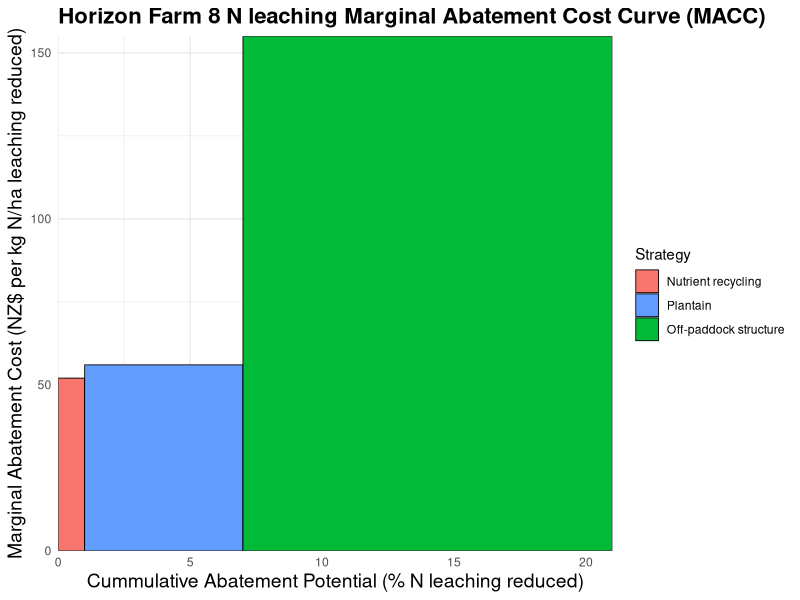
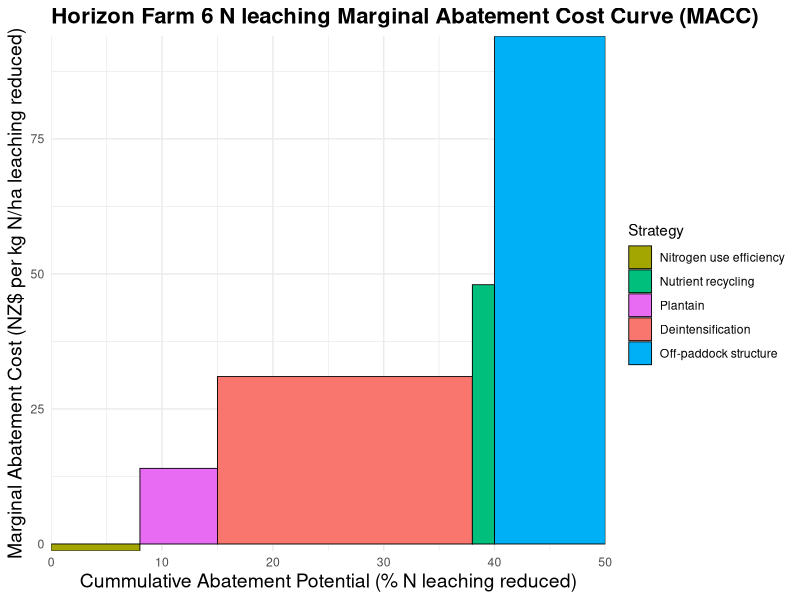
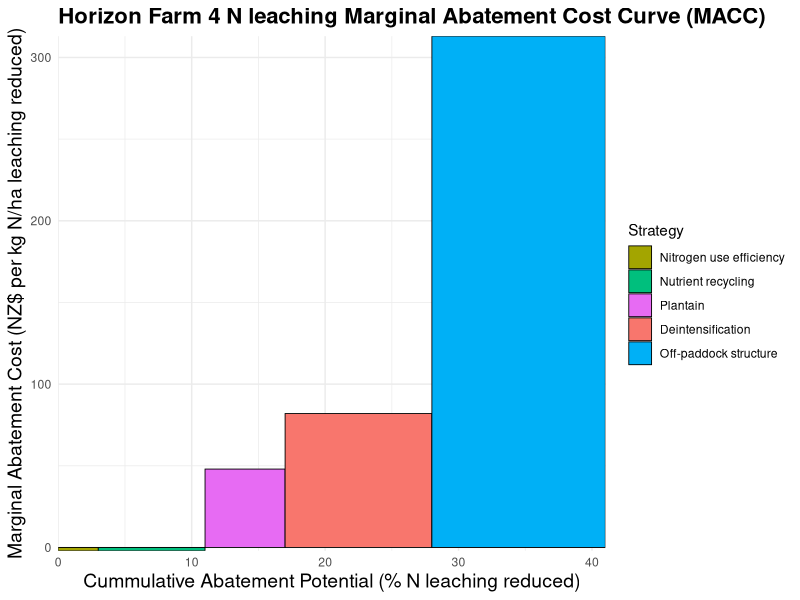
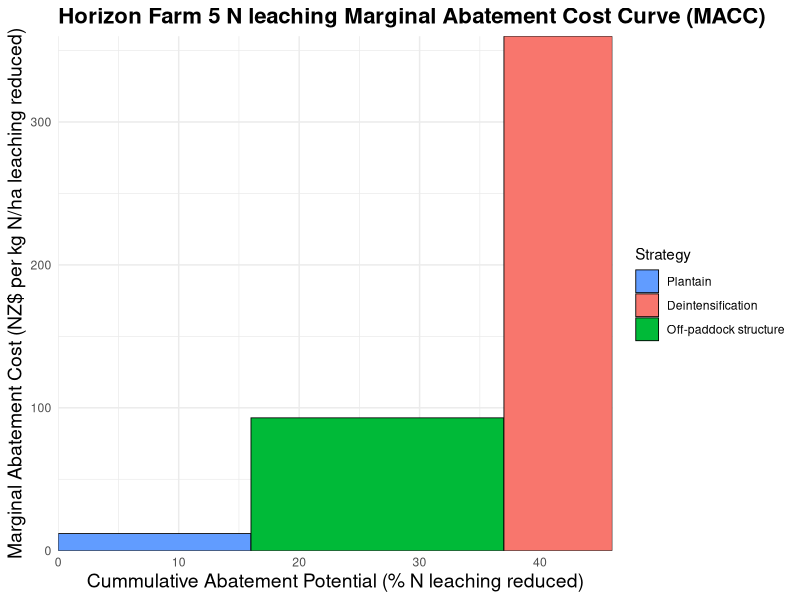
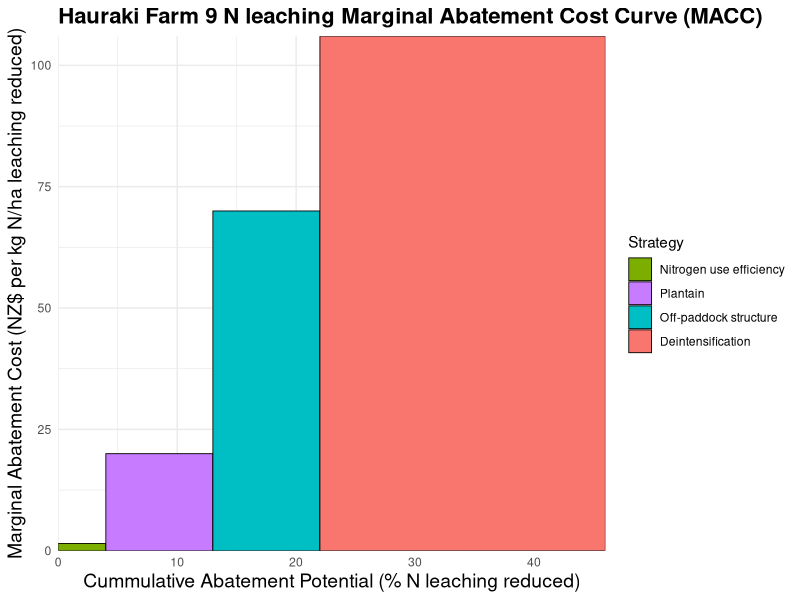
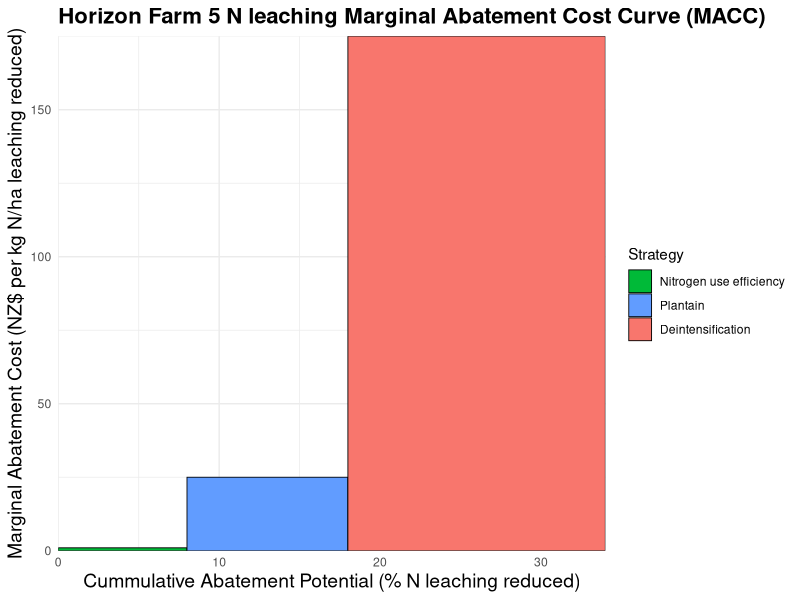

These charts were generated, in order, by the following R code:


# Load ggplot2 package
library(ggplot2)

# Horizon Farm8
# Sample Data for N Leaching MACC
macc_data <- data.frame(
  Strategy = c("Nutrient recycling", "Plantain", "Off-paddock structure"),
  Abatement = c(1, 6, 14),   # Abatement potential in kg N leaching reduced
  Cost = c(52, 56, 155)  # Cost per  per kg N leaching reduced in NZD (negative values for cost-saving measures)
)

# Order data by cost for proper visualization
macc_data <- macc_data[order(macc_data$Cost), ]

# Define xmin and xmax for each bar
macc_data$xmin <- c(0, head(cumsum(macc_data$Abatement), -1))
macc_data$xmax <- cumsum(macc_data$Abatement)

# Reference line for carbon credit price (example value, adjust as needed)
carbon_credit_price <- 50 

# Plot MACC with connected bars
ggplot(macc_data, aes(y = Cost, fill=Strategy)) +
  geom_rect(aes(xmin = xmin, xmax = xmax, ymin = 0, ymax = Cost), color = "black", size = 0.3) +
  #geom_hline(yintercept = carbon_credit_price, linetype = "dashed", color = "black") +  # Reference line
  #annotate("text", x = max(macc_data$xmax) * 0.5, y = carbon_credit_price + 5, 
  #label = "Price of carbon credits", size = 5, fontface = "italic") +
  scale_x_continuous("Cummulative Abatement Potential (% N leaching reduced)", expand = c(0, 0)) +
  scale_y_continuous("Marginal Abatement Cost (NZ$ per kg N/ha leaching reduced)", expand = c(0, 0)) +
  scale_fill_discrete(breaks = c("Nutrient recycling","Plantain",
                                 "Off-paddock structure")) +  
  #labs(fill = "Strategy") +
  labs(title = "Horizon Farm 8 N leaching Marginal Abatement Cost Curve (MACC)") +
  theme_minimal() +
  theme(
    legend.position = "right",
    plot.title = element_text(size = 16, face = "bold"),
    plot.subtitle = element_text(size = 12),
    axis.title = element_text(size = 14)
  ) 


#Horizon Farm 6
# Load ggplot2 package
library(ggplot2)

# Sample Data for N Leaching MACC
macc_data <- data.frame(
  Strategy = c("Nitrogen use efficiency", "Nutrient recycling", "Plantain", "Deintensification", "Off-paddock structure"),
  Abatement = c(8, 2, 7, 23,10),   # Abatement potential in kg N leaching reduced
  Cost = c(-1.25, 48, 14, 31, 94)  # Cost per  per kg N leaching reduced in NZD (negative values for cost-saving measures)
)

# Order data by cost for proper visualization
macc_data <- macc_data[order(macc_data$Cost), ]

# Define xmin and xmax for each bar
macc_data$xmin <- c(0, head(cumsum(macc_data$Abatement), -1))
macc_data$xmax <- cumsum(macc_data$Abatement)

# Reference line for carbon credit price (example value, adjust as needed)
carbon_credit_price <- 50 

# Plot MACC with connected bars
ggplot(macc_data, aes(y = Cost, fill=Strategy)) +
  geom_rect(aes(xmin = xmin, xmax = xmax, ymin = 0, ymax = Cost), color = "black", size = 0.3) +
  #geom_hline(yintercept = carbon_credit_price, linetype = "dashed", color = "black") +  # Reference line
  #annotate("text", x = max(macc_data$xmax) * 0.5, y = carbon_credit_price + 5, 
  #label = "Price of carbon credits", size = 5, fontface = "italic") +
  scale_x_continuous("Cummulative Abatement Potential (% N leaching reduced)", expand = c(0, 0)) +
  scale_y_continuous("Marginal Abatement Cost (NZ$ per kg N/ha leaching reduced)", expand = c(0, 0)) +
  scale_fill_discrete(breaks = c("Nitrogen use efficiency", "Nutrient recycling", "Plantain", "Deintensification", "Off-paddock structure")) +  
  #labs(fill = "Strategy") +
  labs(title = "Horizon Farm 6 N leaching Marginal Abatement Cost Curve (MACC)") +
  theme_minimal() +
  theme(
    legend.position = "right",
    plot.title = element_text(size = 16, face = "bold"),
    plot.subtitle = element_text(size = 12),
    axis.title = element_text(size = 14)
  ) 



#Horizon Farm 4
# Load ggplot2 package
library(ggplot2)

# Sample Data for N Leaching MACC
macc_data <- data.frame(
  Strategy = c("Nitrogen use efficiency", "Nutrient recycling", "Plantain", "Deintensification", "Off-paddock structure"),
  Abatement = c(3, 8, 6, 11,13),   # Abatement potential in kg N leaching reduced
  Cost = c(-2, -2, 48, 82, 313)  # Cost per  per kg N leaching reduced in NZD (negative values for cost-saving measures)
)

# Order data by cost for proper visualization
macc_data <- macc_data[order(macc_data$Cost), ]

# Define xmin and xmax for each bar
macc_data$xmin <- c(0, head(cumsum(macc_data$Abatement), -1))
macc_data$xmax <- cumsum(macc_data$Abatement)

# Reference line for carbon credit price (example value, adjust as needed)
carbon_credit_price <- 50 

# Plot MACC with connected bars
ggplot(macc_data, aes(y = Cost, fill=Strategy)) +
  geom_rect(aes(xmin = xmin, xmax = xmax, ymin = 0, ymax = Cost), color = "black", size = 0.3) +
  #geom_hline(yintercept = carbon_credit_price, linetype = "dashed", color = "black") +  # Reference line
  #annotate("text", x = max(macc_data$xmax) * 0.5, y = carbon_credit_price + 5, 
  #label = "Price of carbon credits", size = 5, fontface = "italic") +
  scale_x_continuous("Cummulative Abatement Potential (% N leaching reduced)", expand = c(0, 0)) +
  scale_y_continuous("Marginal Abatement Cost (NZ$ per kg N/ha leaching reduced)", expand = c(0, 0)) +
  scale_fill_discrete(breaks = c("Nitrogen use efficiency", "Nutrient recycling", "Plantain", "Deintensification", "Off-paddock structure")) +  
  #labs(fill = "Strategy") +
  labs(title = "Horizon Farm 4 N leaching Marginal Abatement Cost Curve (MACC)") +
  theme_minimal() +
  theme(
    legend.position = "right",
    plot.title = element_text(size = 16, face = "bold"),
    plot.subtitle = element_text(size = 12),
    axis.title = element_text(size = 14)
  ) 


#Horizon Farm 5
# Load ggplot2 package
library(ggplot2)

# Sample Data for N Leaching MACC
macc_data <- data.frame(
  Strategy = c("Plantain", "Off-paddock structure", "Deintensification"),
  Abatement = c(16, 21, 9),   # Abatement potential in kg N leaching reduced
  Cost = c(12, 93, 360)  # Cost per  per kg N leaching reduced in NZD (negative values for cost-saving measures)
)

# Order data by cost for proper visualization
macc_data <- macc_data[order(macc_data$Cost), ]

# Define xmin and xmax for each bar
macc_data$xmin <- c(0, head(cumsum(macc_data$Abatement), -1))
macc_data$xmax <- cumsum(macc_data$Abatement)

# Reference line for carbon credit price (example value, adjust as needed)
carbon_credit_price <- 50 

# Plot MACC with connected bars
ggplot(macc_data, aes(y = Cost, fill=Strategy)) +
  geom_rect(aes(xmin = xmin, xmax = xmax, ymin = 0, ymax = Cost), color = "black", size = 0.3) +
  #geom_hline(yintercept = carbon_credit_price, linetype = "dashed", color = "black") +  # Reference line
  #annotate("text", x = max(macc_data$xmax) * 0.5, y = carbon_credit_price + 5, 
  #label = "Price of carbon credits", size = 5, fontface = "italic") +
  scale_x_continuous("Cummulative Abatement Potential (% N leaching reduced)", expand = c(0, 0)) +
  scale_y_continuous("Marginal Abatement Cost (NZ$ per kg N/ha leaching reduced)", expand = c(0, 0)) +
  scale_fill_discrete(breaks = c("Plantain", "Deintensification", "Off-paddock structure")) +  
  #labs(fill = "Strategy") +
  labs(title = "Horizon Farm 5 N leaching Marginal Abatement Cost Curve (MACC)") +
  theme_minimal() +
  theme(
    legend.position = "right",
    plot.title = element_text(size = 16, face = "bold"),
    plot.subtitle = element_text(size = 12),
    axis.title = element_text(size = 14)
  ) 



#Hauraki Farm 9
# Load ggplot2 package
library(ggplot2)

# Sample Data for N Leaching MACC
macc_data <- data.frame(
  Strategy = c("Nitrogen use efficiency","Plantain", "Off-paddock structure","Deintensification"),
  Abatement = c(4, 9, 9,24),   # Abatement potential in kg N leaching reduced
  Cost = c(1.5, 20, 70, 106)  # Cost per  per kg N leaching reduced in NZD (negative values for cost-saving measures)
)

# Order data by cost for proper visualization
macc_data <- macc_data[order(macc_data$Cost), ]

# Define xmin and xmax for each bar
macc_data$xmin <- c(0, head(cumsum(macc_data$Abatement), -1))
macc_data$xmax <- cumsum(macc_data$Abatement)

# Reference line for carbon credit price (example value, adjust as needed)
carbon_credit_price <- 50 

# Plot MACC with connected bars
ggplot(macc_data, aes(y = Cost, fill=Strategy)) +
  geom_rect(aes(xmin = xmin, xmax = xmax, ymin = 0, ymax = Cost), color = "black", size = 0.3) +
  #geom_hline(yintercept = carbon_credit_price, linetype = "dashed", color = "black") +  # Reference line
  #annotate("text", x = max(macc_data$xmax) * 0.5, y = carbon_credit_price + 5, 
  #label = "Price of carbon credits", size = 5, fontface = "italic") +
  scale_x_continuous("Cummulative Abatement Potential (% N leaching reduced)", expand = c(0, 0)) +
  scale_y_continuous("Marginal Abatement Cost (NZ$ per kg N/ha leaching reduced)", expand = c(0, 0)) +
  scale_fill_discrete(breaks = c("Nitrogen use efficiency","Plantain", "Off-paddock structure", "Deintensification")) +  
  #labs(fill = "Strategy") +
  labs(title = "Hauraki Farm 9 N leaching Marginal Abatement Cost Curve (MACC)") +
  theme_minimal() +
  theme(
    legend.position = "right",
    plot.title = element_text(size = 16, face = "bold"),
    plot.subtitle = element_text(size = 12),
    axis.title = element_text(size = 14)
  ) 


#Hauraki Farm 5
# Load ggplot2 package
library(ggplot2)

# Sample Data for N Leaching MACC
macc_data <- data.frame(
  Strategy = c("Nitrogen use efficiency", "Plantain", "Deintensification"),
  Abatement = c(8, 10, 16),   # Abatement potential in kg N leaching reduced
  Cost = c(1, 25, 175)  # Cost per  per kg N leaching reduced in NZD (negative values for cost-saving measures)
)

# Order data by cost for proper visualization
macc_data <- macc_data[order(macc_data$Cost), ]

# Define xmin and xmax for each bar
macc_data$xmin <- c(0, head(cumsum(macc_data$Abatement), -1))
macc_data$xmax <- cumsum(macc_data$Abatement)

# Reference line for carbon credit price (example value, adjust as needed)
carbon_credit_price <- 50 

# Plot MACC with connected bars
ggplot(macc_data, aes(y = Cost, fill=Strategy)) +
  geom_rect(aes(xmin = xmin, xmax = xmax, ymin = 0, ymax = Cost), color = "black", size = 0.3) +
  #geom_hline(yintercept = carbon_credit_price, linetype = "dashed", color = "black") +  # Reference line
  #annotate("text", x = max(macc_data$xmax) * 0.5, y = carbon_credit_price + 5, 
  #label = "Price of carbon credits", size = 5, fontface = "italic") +
  scale_x_continuous("Cummulative Abatement Potential (% N leaching reduced)", expand = c(0, 0)) +
  scale_y_continuous("Marginal Abatement Cost (NZ$ per kg N/ha leaching reduced)", expand = c(0, 0)) +
  scale_fill_discrete(breaks = c("Nitrogen use efficiency", "Plantain", "Deintensification")) +  
  #labs(fill = "Strategy") +
  labs(title = "Horizon Farm 5 N leaching Marginal Abatement Cost Curve (MACC)") +
  theme_minimal() +
  theme(
    legend.position = "right",
    plot.title = element_text(size = 16, face = "bold"),
    plot.subtitle = element_text(size = 12),
    axis.title = element_text(size = 14)
  ) 


